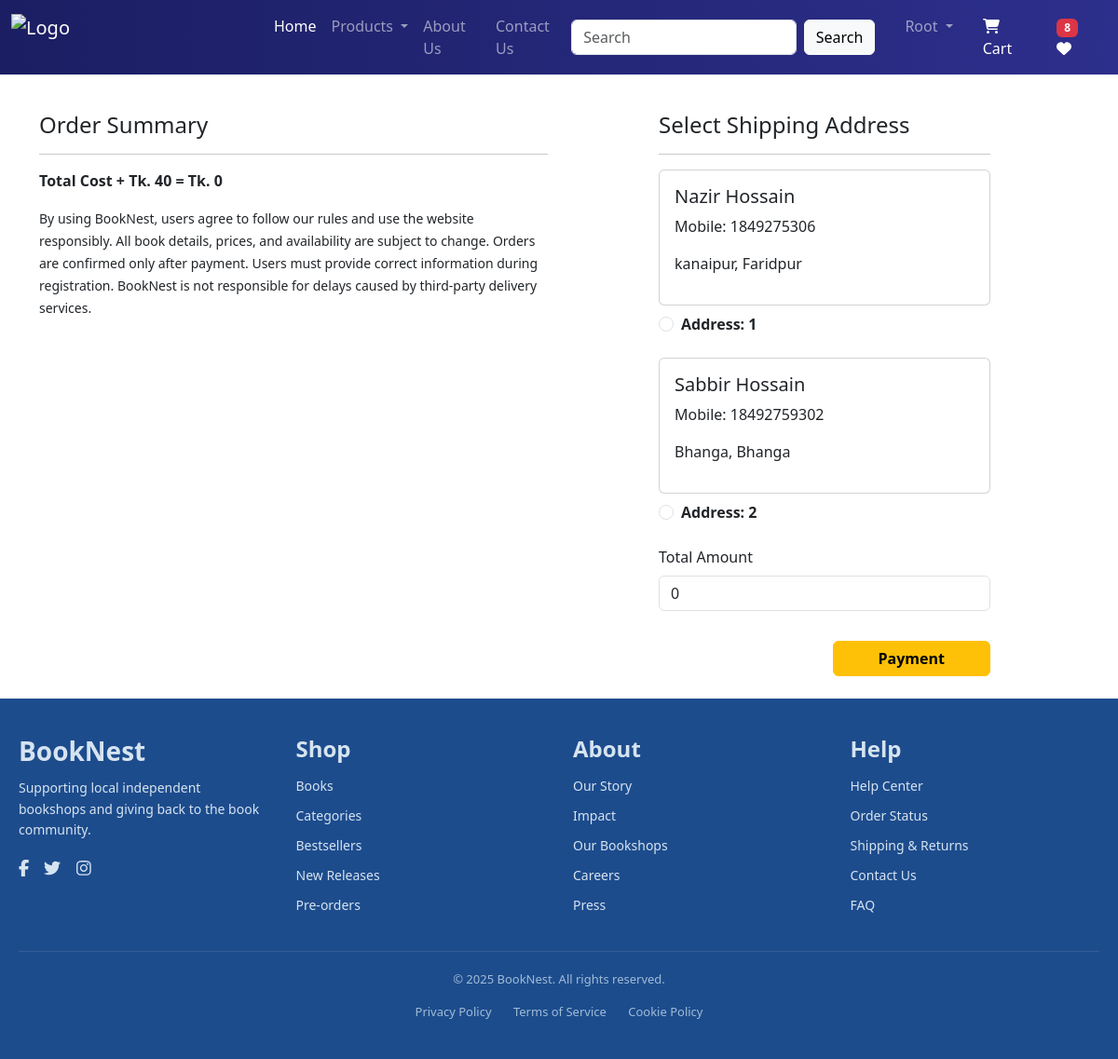
Screenshot of /checkout/ (signed in) with the database file from the repository.
### app/models.py (models this page shows, shortened)
class Customer(models.Model):
    user = models.ForeignKey(User, on_delete=models.CASCADE)
    name = models.CharField(max_length=200)
    locality = models.CharField(max_length=200)
    city = models.CharField(max_length=200)
    mobile = models.IntegerField(default=0)
    zipcode = models.IntegerField()
    state = models.CharField(choices=STATE_CHOICES, max_length=100)

### app/views.py (the view)
# urls.py: path('checkout/', views.checkout.as_view(),name = "checkout" ),
@method_decorator(login_required,name='dispatch')
class checkout(View):
    def get(self, request):
        totalitem = 0
        wishlist=0
        if request.user.is_authenticated:
            totalitem = len(Cart.objects.filter(user=request.user))
            wishitem = len(Wishlist.objects.filter(user=request.user))
        user = request.user
        add = Customer.objects.filter(user=user)
        cart_items = Cart.objects.filter(user=user)
        famount = 0
        for p in cart_items:
            value = p.quantity * p.product.discounted_price
            famount += value
        totalamount = famount + 40 if cart_items.exists() else 0
        return render(request, 'app/checkout.html', locals())

### app/templates/app/checkout.html (shortened to what this page needs)
{% extends 'app/base.html' %}
{% load static %}
{% block main-content %}
<div class="container">
  <div class="row mt-5">
    <div class="col-sm-6">
      <h4>Order Summary</h4>
      <hr>
      <p class="fw-bold">Total Cost + Tk. 40 = Tk. {{ totalamount }}</p>
      <small>
        By using BookNest, users agree to follow our rules and use the website responsibly.
        All book details, prices, and availability are subject to change. Orders are confirmed
        only after payment. Users must provide correct information during registration. BookNest
        is not responsible for delays caused by third-party delivery services.
      </small>
    </div>
    <div class="col-sm-4 offset-sm-1">
      <h4>Select Shipping Address</h4>
      <hr>
      <form method="post" id="myform">
        {% for ad in add %}
          <div class="card mb-2">
            <div class="card-body">
              <h5>{{ ad.name }}</h5>
              <p>Mobile: {{ ad.mobile }}</p>
              <p>{{ ad.locality }}, {{ ad.city }}</p>
            </div>
          </div>
          <div class="form-check mt-2 mb-4">
            <input class="form-check-input" type="radio" name="custid" id="custadd{{ forloop.counter }}" value="{{ ad.id }}">
            <label class="form-check-label fw-bold" for="custadd{{ forloop.counter }}">
              Address: {{ forloop.counter }}
            </label>
          </div>
        {% endfor %}
        <div class="mb-3">
          <label for="totamount" class="form-label">Total Amount</label>
          <input type="number" class="form-control" name="totamount" value="{{ totalamount }}" readonly>
        </div>
        <div class="text-end">
          <button type="submit" class="btn btn-warning mt-3 px-5 fw-bold">Payment</button>
        </div>
      </form>
    </div>
  </div>
</div>
<br>
{% endblock main-content %}

### app/templates/app/base.html (shortened to what this page needs)
<!DOCTYPE html>
{% load static %}
<html lang="en">
<head>
    <link href="https://cdn.jsdelivr.net/npm/bootstrap@5.3.5/dist/css/bootstrap.min.css" rel="stylesheet">
    <link rel="stylesheet" href="{% static 'app/css/owl.carousel.min.css' %}">
    <link rel="stylesheet" href="{% static 'app/css/all.min.css' %}">
    <link rel="stylesheet" href="{% static 'app/css/style.css' %}">
</head>
<body>
  <nav class="navbar navbar-expand-lg navbar-dark navbar-gradient fixed-top">
        <div class="container-fluid">
          <a class="navbar-brand d-flex align-items-center" href="/">
            <img src="{% static 'app/images/banner/BrandName.png' %}" alt="Logo" width="250" height="50" class="me-2">
        </a>
           <div class="collapse navbar-collapse" id="navbarSupportedContent">
            <ul class="navbar-nav me-auto mb-2 mb-lg-0">
              <li class="nav-item">
                <a class="nav-link active" aria-current="page" href="/">Home</a>
              </li>
              <li class="nav-item dropdown">
                <a class="nav-link dropdown-toggle" href="#" role="button" data-bs-toggle="dropdown" aria-expanded="false">
                  Products
                </a>
              </li>
              <li class="nav-item">
                <a class="nav-link" href="{% url 'about'%}">About Us</a>
              </li>
              <li class="nav-item">
                <a class="nav-link" href="{% url 'contact'%}">Contact Us</a>
              </li>
            </ul>
            <form class="d-flex" role="search" action='/search'>
              <input class="form-control me-2" type="search" placeholder="Search" aria-label="Search" name="search">
              <button class="btn btn-light" type="submit">Search</button>
            </form>
            <ul class="navbar-nav mb-2 mb-lg-0 ms-3">
              {% if request.user.is_authenticated %}
              <li class="nav-item dropdown mx-2">
                <a class="nav-link dropdown-toggle" href="#" id="profileDropdown" role="button" data-bs-toggle="dropdown" aria-expanded="false">
                  {{ request.user.username|capfirst }}
                </a>
              </li>
              <li class="nav-item mx-2">
                <a href="{% url 'showcart' %}" class="nav-link text-white position-relative">
                  <i class="fa fa-shopping-cart"></i> Cart
              </a>
              </li>
              <li class="nav-item mx-2">
                <a href="#" class="nav-link text-white">
                    <span class="badge bg-danger">
                        {% if wishitem > 0 %} {{ wishitem }} {% endif %}
                    </span>
                    <i class="fa fa-heart"></i>
                </a>
            </li>
              {% endif %}
            </ul>
          </div>
        </div>
    </nav>
<br><br><br>
    {% block main-content %}{% endblock main-content %}
    <footer class="site-footer">
      <div class="footer-container">
        <div class="footer-section brand">
          <h3>BookNest</h3>
          <p>Supporting local independent bookshops and giving back to the book community.</p>
          <div class="social-icons">
            <a href="#"><i class="fab fa-facebook-f"></i></a>
            <a href="#"><i class="fab fa-twitter"></i></a>
            <a href="#"><i class="fab fa-instagram"></i></a>
          </div>
        </div>
        <div class="footer-section">
          <h4>Shop</h4>
          <ul>
            <li><a href="#">Books</a></li>
            <li><a href="#">Categories</a></li>
            <li><a href="#">Bestsellers</a></li>
            <li><a href="#">New Releases</a></li>
            <li><a href="#">Pre-orders</a></li>
          </ul>
        </div>
        <div class="footer-section">
          <h4>About</h4>
          <ul>
            <li><a href="#">Our Story</a></li>
            <li><a href="#">Impact</a></li>
            <li><a href="#">Our Bookshops</a></li>
            <li><a href="#">Careers</a></li>
            <li><a href="#">Press</a></li>
          </ul>
        </div>
        <div class="footer-section">
          <h4>Help</h4>
          <ul>
            <li><a href="{% url 'contact' %}">Help Center</a></li>
            <li><a href="{% url 'contact' %}">Order Status</a></li>
            <li><a href="{% url 'contact' %}">Shipping & Returns</a></li>
            <li><a href="{% url 'contact' %}">Contact Us</a></li>
            <li><a href="{% url 'contact' %}">FAQ</a></li>
          </ul>
        </div>
      </div>
      <div class="footer-bottom">
        <p>&copy; 2025 BookNest. All rights reserved.</p>
        <div class="footer-links">
          <a href="/">Privacy Policy</a>
          <a href="/">Terms of Service</a>
          <a href="/">Cookie Policy</a>
        </div>
      </div>
    </footer>
</body>
</html>

### app/static/app/css/style.css (style rules this page uses)
.navbar-gradient { background: linear-gradient(to right, #1b1e62, #2d2f8c); }
.badge.bg-danger { color: white; }
.site-footer { background-color: #1d4c8d; color: #d6e4f0; padding: 40px 20px; font-family: 'Segoe UI', sans-serif; }
.footer-container { display: flex; flex-wrap: wrap; justify-content: space-between; gap: 30px; max-width: 1200px; margin: auto; }
.footer-section { flex: 1 1 220px; }
.footer-section h3, .footer-section h4 { font-weight: 600; margin-bottom: 12px; }
.footer-section p { font-size: 14px; line-height: 1.6; }
.footer-section ul { list-style: none; padding: 0; margin: 0; }
.footer-section ul li { margin-bottom: 8px; }
.footer-section ul li a { color: #d6e4f0; text-decoration: none; font-size: 14px; }
.social-icons a { margin-right: 12px; color: #d6e4f0; font-size: 18px; text-decoration: none; }
.footer-bottom { border-top: 1px solid rgba(255, 255, 255, 0.1); margin-top: 30px; padding-top: 20px; text-align: center; font-size: 13px; color: #a0bcd6; }
.footer-links { margin-top: 10px; }
.footer-links a { margin: 0 10px; color: #a0bcd6; text-decoration: none; }

### rows the page displays
Customer: name "Nazir Hossain", mobile "1849275306", locality "kanaipur", city "Faridpur"
Customer: name "Sabbir Hossain", mobile "18492759302", locality "Bhanga", city "Bhanga"

### other values shown
{{ request.user.username|capfirst }} "Root"
{{ wishitem }} "8"
{{ totalamount }} "0"
